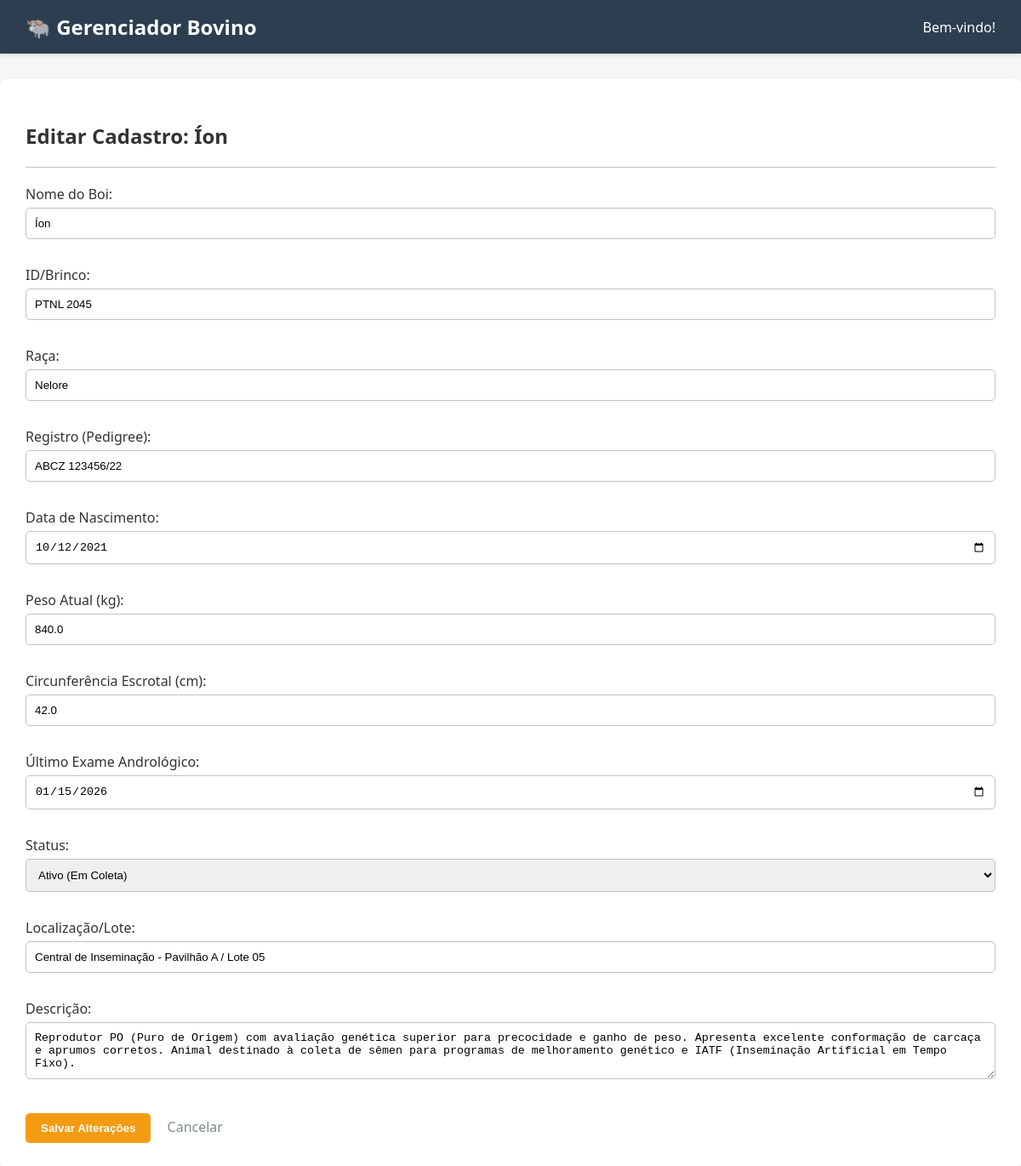
Screenshot of /boi/2/editar/ with the database file from the repository.
### veterinaria/models.py (models this page shows, shortened)
class Boi(models.Model):
    STATUS_CHOICES = [
        ('ativo', 'Ativo (Em Coleta)'),
        ('descanso', 'Em Descanso'),
        ('aposentado', 'Aposentado'),
        ('obito', 'Óbito'),
    ]
    nome = models.CharField(max_length=100, verbose_name="Nome do Boi")
    brinco_id = models.CharField(max_length=50, unique=True, verbose_name="ID/Brinco")
    raca = models.CharField(max_length=50, blank=True, null=True, verbose_name="Raça")
    data_nascimento = models.DateField(blank=True, null=True, verbose_name="Data de Nascimento")
    registro_genealogico = models.CharField(max_length=50, blank=True, null=True, verbose_name="Registro (Pedigree)")
    circunferencia_escrotal = models.FloatField(blank=True, null=True, verbose_name="Circunferência Escrotal (cm)")
    peso = models.FloatField(blank=True, null=True, verbose_name="Peso Atual (kg)")
    data_exame_andrologico = models.DateField(blank=True, null=True, verbose_name="Último Exame Andrológico")
    status = models.CharField(max_length=20, choices=STATUS_CHOICES, default='ativo', verbose_name="Status")
    localizacao = models.CharField(max_length=100, blank=True, null=True, verbose_name="Localização/Lote")
    descricao = models.TextField(blank=True, null=True, verbose_name="Descrição")
    data_cadastro = models.DateTimeField(auto_now_add=True)

### veterinaria/views.py (the view)
# urls.py: path('boi/<int:pk>/editar/', views.editar_boi, name='editar_boi'),
def editar_boi(request, pk):
    boi = get_object_or_404(Boi, pk=pk)
    if request.method == 'POST':
        form = BoiForm(request.POST, instance=boi)
        if form.is_valid():
            form.save()
            return redirect('detalhes_boi', pk=boi.pk) # Volta para a tela de detalhes dele
    else:
        form = BoiForm(instance=boi)
    return render(request, 'veterinaria/editar_boi.html', {'form': form, 'boi': boi})

### veterinaria/forms.py
class BoiForm(forms.ModelForm):
    class Meta:
        model = Boi
        fields = [
            'nome', 'brinco_id', 'raca', 'registro_genealogico', 'data_nascimento',
            'peso', 'circunferencia_escrotal', 'data_exame_andrologico',
            'status', 'localizacao', 'descricao'
        ]
        widgets = {
            'data_nascimento': forms.DateInput(attrs={'type': 'date'}),
            'data_exame_andrologico': forms.DateInput(attrs={'type': 'date'}),
            'descricao': forms.Textarea(attrs={'rows': 3}),
        }

### veterinaria/templates/veterinaria/editar_boi.html (shortened to what this page needs)
{% extends 'veterinaria/base.html' %}
{% block content %}
    <h2>Editar Cadastro: {{ boi.nome }}</h2>
    <hr>
    <form method="POST">
        {{ form.as_p }}
        <div style="margin-top: 20px;">
            <button type="submit" class="btn" style="background-color: #f39c12;">Salvar Alterações</button>
            <a href="{% url 'detalhes_boi' boi.pk %}" style="margin-left: 15px; color: #7f8c8d; text-decoration: none;">Cancelar</a>
        </div>
    </form>
{% endblock %}

### veterinaria/templates/veterinaria/base.html (style rules this page uses)
:root { --primary-color: #2c3e50; --accent-color: #27ae60; --accent-hover: #2ecc71; --warning-color: #f39c12; --danger-color: #e74c3c; --light-bg: #ecf0f1; --text-dark: #333; --border-color: #bdc3c7; }
body { font-family: 'Segoe UI', Tahoma, Geneva, Verdana, sans-serif; background-color: #f4f7f6; margin: 0; color: var(--text-dark); }
.btn { background-color: var(--accent-color); color: white; padding: 10px 18px; text-decoration: none; border-radius: 5px; border: none; cursor: pointer; font-weight: bold; display: inline-block; transition: background 0.2s; }
hr { border: 0; border-top: 1px solid var(--border-color); margin: 20px 0; }
input, select, textarea { width: 100%; padding: 10px; border: 1px solid var(--border-color); border-radius: 5px; box-sizing: border-box; margin-top: 5px; margin-bottom: 15px; }

### rows the page displays
Boi: nome "Íon", brinco_id "PTNL 2045", raca "Nelore", registro_genealogico "ABCZ 123456/22", data_nascimento "10/12/2021", peso "840.0", circunferencia_escrotal "42.0", data_exame_andrologico "01/15/2026", status "Ativo (Em Coleta)", localizacao "Central de Inseminação - Pavilhão A / Lote 05", descricao "Reprodutor PO (Puro de Origem) com avaliação genética superior para precocidade e ganho de peso. Apresenta excelente conformação de carcaça e aprumos corretos. Animal destinado à coleta de sêmen para programas de melhoramento genético e IATF (Inseminação Artificial em Tempo Fixo)."
